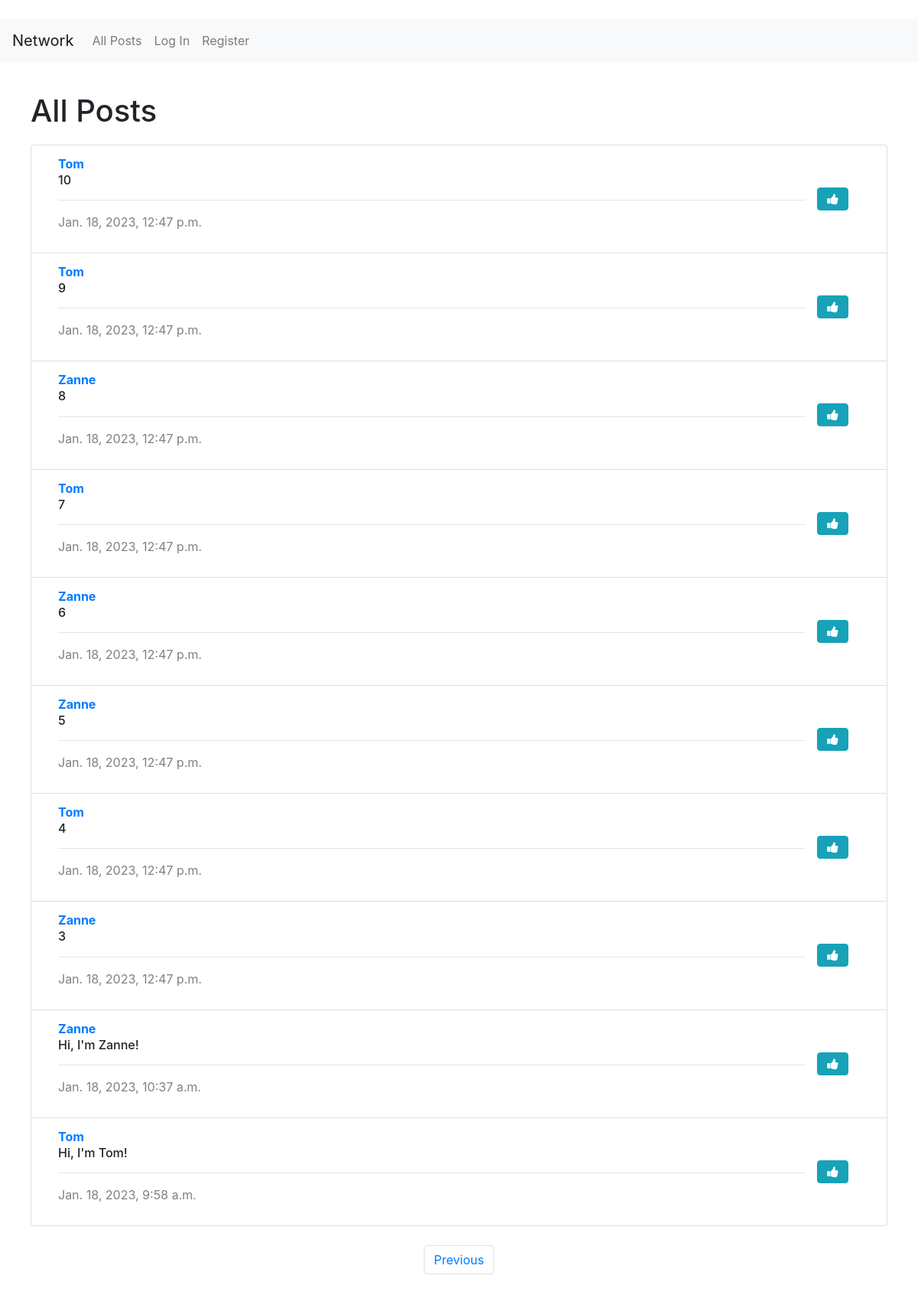
Screenshot of /?page=2 with the database file from the repository.
### network/models.py (models this page shows, shortened)
class Post(models.Model):
    author = models.ForeignKey(User, on_delete = models.CASCADE, related_name="author")
    created = models.DateTimeField(default = timezone.now)
    body = models.CharField(max_length = 140)

class User(AbstractUser):
    pass

### network/views.py (the view)
# urls.py: path("", views.index, name="index"),
def index(request):
    all_posts = Post.objects.all().order_by("id").reverse()
    p = Paginator(all_posts, 10)
    page_num = request.GET.get('page', 1)
    page = p.page(page_num)
    likes = Like.objects.all()
    liked = []
    try:
        for like in likes:
            if like.user.id == request.user.id:
                liked.append(like.post.id)
    except:
        liked = []
    return render(request, "network/index.html", {
        "all_posts": page,
        "liked": liked,
    })

### network/templates/network/index.html (shortened to what this page needs)
{% extends "network/layout.html" %}
{% block body %}
    <h1>All Posts</h1>
    <div>
        <ul class="list-group">
        {% for post in all_posts %}
            <li class="list-group-item" >
                <div class="container-fluid row">
                    <div class="col-sm">
                        <a href="{% url 'profile' user_id=post.author.id%}"><strong>{{ post.author }} </strong></a>
                        <h6 id="body_{{ post.id }}"> {{ post.body }} </h6>
                        <hr>
                        <p id="timestamp"> {{ post.created }} </p>
                    </div>
                    {% if post.author.username == request.user.username %}
                    <div class="m-auto">
                        <button class="btn btn-primary" data-toggle="modal" data-target="#edit_{{post.id}}" type="submit">Edit</button>
                    </div>
                    <div class="modal fade" id="edit_{{post.id}}" tabindex="-1" role="dialog" aria-hidden="true" aria-labelledby="edit_{{post.id}}">
                        <div class="modal-dialog" role="document">
                          <div class="modal-content">
                            <div class="modal-header">
                              <h5 class="modal-title">Edit your post</h5>
                              <button type="button" class="close" data-dismiss="modal" aria-label="Close">
                                <span aria-hidden="true">&times;</span>
                              </button>
                            </div>
                            <div class="modal-body">
                              <textarea rows="4" id="post_{{post.id}}" class="form-control">{{ post.body }}</textarea>
                            </div>
                            <div class="modal-footer">
                              <button type="button" class="btn btn-primary" onclick="editPost({{post.id}})">Save changes</button>
                              <button type="button" class="btn btn-secondary" data-dismiss="modal">Close</button>
                            </div>
                          </div>
                        </div>
                      </div>
                    {% else %}
                        {% if post.id in liked %}
                        <div class="m-auto">
                            <button class="btn btn-info fa fa-thumbs-down" id="{{post.id}}" onclick="liker({{post.id}}, {{liked}})"></button>
                        </div>
                        {% else %}
                        <div class="m-auto">
                            <button class="btn btn-info fa fa-thumbs-up" id="{{post.id}}" onclick="liker({{post.id}}, {{liked}})"></button>
                        </div>
                        {% endif %}
                    {% endif %}
                </div>
            </li>
        {% endfor %}
        </ul>
    </div>
        <nav aria-label="Page navigation example">
            <ul class="pagination justify-content-center">
                {% if all_posts.has_previous%}
                    <li class="page-item"><a class="page-link" href="?page={{all_posts.previous_page_number}}">Previous</a></li>
                    {% endif %}
            </ul>
        </nav>
{% endblock %}

### network/static/network/styles.css (style rules this page uses)
.list-group { margin-top: 20px }
#timestamp { color: gray; }
nav { margin-top: 25px; }

### rows the page displays
Post: author "Tom", body "10", created "Jan. 18, 2023, 12:47 p.m."
Post: author "Tom", body "9", created "Jan. 18, 2023, 12:47 p.m."
Post: author "Zanne", body "8", created "Jan. 18, 2023, 12:47 p.m."
Post: author "Tom", body "7", created "Jan. 18, 2023, 12:47 p.m."
Post: author "Zanne", body "6", created "Jan. 18, 2023, 12:47 p.m."
Post: author "Zanne", body "5", created "Jan. 18, 2023, 12:47 p.m."
Post: author "Tom", body "4", created "Jan. 18, 2023, 12:47 p.m."
Post: author "Zanne", body "3", created "Jan. 18, 2023, 12:47 p.m."
Post: author "Zanne", body "Hi, I'm Zanne!", created "Jan. 18, 2023, 10:37 a.m."
Post: author "Tom", body "Hi, I'm Tom!", created "Jan. 18, 2023, 9:58 a.m."
